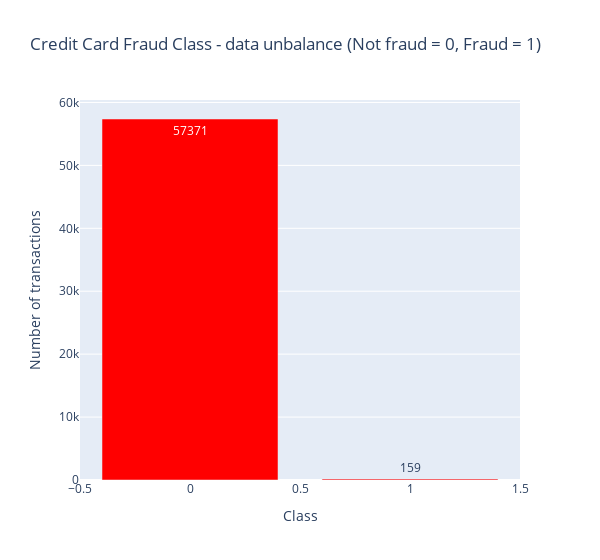

Here is the notebook cell this chart was saved with:
### Markdown cell above
# Desequilibrio de Datos

### Code cell
temp = data_df["Class"].value_counts()
df = pd.DataFrame({'Class': temp.index,'values': temp.values})

trace = go.Bar(
    x = df['Class'],y = df['values'],
    name="Credit Card Fraud Class - data unbalance (Not fraud = 0, Fraud = 1)",
    marker=dict(color="Red"),
    text=df['values']
)
data = [trace]
layout = dict(title = 'Credit Card Fraud Class - data unbalance (Not fraud = 0, Fraud = 1)',
          xaxis = dict(title = 'Class', showticklabels=True),
          yaxis = dict(title = 'Number of transactions'),
          hovermode = 'closest',width=600
         )
fig = dict(data=data, layout=layout)
iplot(fig, filename='class')

### Figure 1 — Plotly figure (JSON) as saved in the notebook; plotly's stock layout.template omitted (floating-point values rounded to 4 significant figures)
{"data": [{"marker": {"color": "Red"}, "name": "Credit Card Fraud Class - data unbalance (Not fraud = 0, Fraud = 1)", "text": [57371, 159], "x": [0, 1], "y": [57371, 159], "type": "bar"}], "layout": {"hovermode": "closest", "title": {"text": "Credit Card Fraud Class - data unbalance (Not fraud = 0, Fraud = 1)"}, "width": 600, "xaxis": {"showticklabels": true, "title": {"text": "Class"}}, "yaxis": {"title": {"text": "Number of transactions"}}}}
